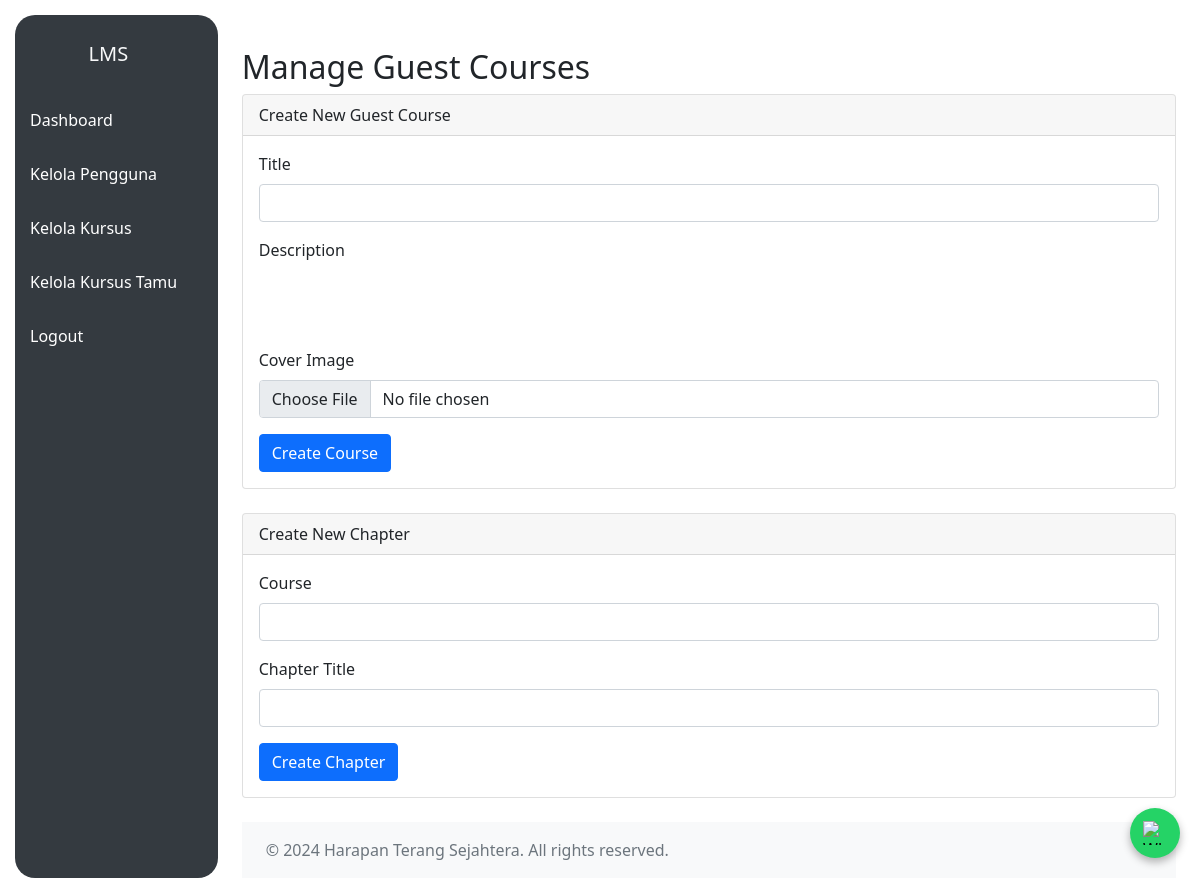
/admin/manage_courses_guest.php (signed in), run on an earlier commit of the app's database.
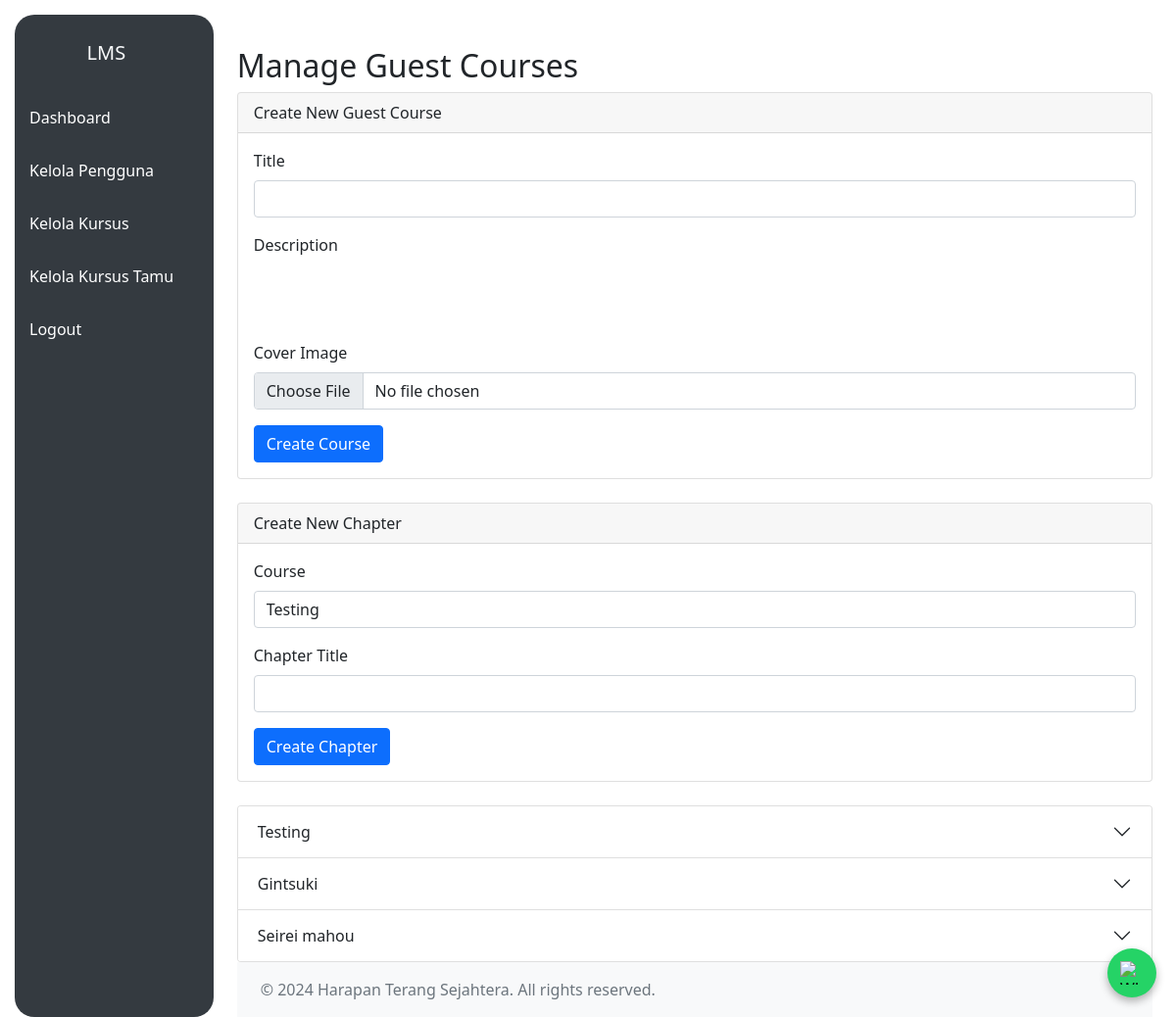
And on a later commit of the database.
### tables this page shows
CREATE TABLE `courses_guest` (
  `id` int(11) NOT NULL,
  `title` varchar(255) NOT NULL,
  `description` text NOT NULL,
  `instructor_id` int(11) NOT NULL,
  `cover_image` varchar(255) DEFAULT NULL,
  `created_at` timestamp NOT NULL DEFAULT current_timestamp()
);

### admin/manage_courses_guest.php (the view, shortened to what this page needs)
<?php
require_once '../includes/db_connect.php';
$sql_courses = "SELECT * FROM courses_guest";
$courses = $conn->query($sql_courses);
?>
<!DOCTYPE html>
<html lang="id">
<head>
    <?php include '../includes/header.php'; ?>
</head>
<body>
    <?php include '../includes/header.php'; ?>
    <div class="d-flex" id="wrapper">
        <?php include '../includes/navbar.php'; ?>
    <div class="container mt-5">
        <h2>Manage Guest Courses</h2>
        <div class="card mb-4">
            <div class="card-header">Create New Guest Course</div>
            <div class="card-body">
                <form method="POST" action="" enctype="multipart/form-data">
                    <div class="mb-3">
                        <label for="title" class="form-label">Title</label>
                        <input type="text" class="form-control" id="title" name="title" required>
                    </div>
                    <div class="mb-3">
                        <label for="description" class="form-label">Description</label>
                    </div>
                    <div class="mb-3">
                        <label for="cover_image" class="form-label">Cover Image</label>
                        <input type="file" class="form-control" id="cover_image" name="cover_image">
                    </div>
                    <button type="submit" name="create_course" class="btn btn-primary">Create Course</button>
                </form>
            </div>
        </div>
        <div class="card mb-4">
            <div class="card-header">Create New Chapter</div>
            <div class="card-body">
                <form method="POST" action="">
                    <div class="mb-3">
                        <label for="course_id" class="form-label">Course</label>
                        <select class="form-control" id="course_id" name="course_id" required>
                            <?php while ($course = $courses->fetch_assoc()): ?>
                                <option value="<?= $course['id'] ?>"><?= htmlspecialchars($course['title']) ?></option>
                            <?php endwhile; ?>
                        </select>
                    </div>
                    <div class="mb-3">
                        <label for="chapter_title" class="form-label">Chapter Title</label>
                        <input type="text" class="form-control" id="chapter_title" name="chapter_title" required>
                    </div>
                    <button type="submit" name="create_chapter" class="btn btn-primary">Create Chapter</button>
                </form>
            </div>
        </div>
        <?php
        $sql_courses = "SELECT * FROM courses_guest";
        $courses = $conn->query($sql_courses);
        ?>
        <div class="accordion" id="coursesAccordion">
            <?php while ($course = $courses->fetch_assoc()): ?>
                <div class="accordion-item">
                    <h2 class="accordion-header" id="heading<?= $course['id'] ?>">
                        <button class="accordion-button collapsed" type="button" data-bs-toggle="collapse" data-bs-target="#collapse<?= $course['id'] ?>" aria-expanded="false" aria-controls="collapse<?= $course['id'] ?>">
                            <?= htmlspecialchars($course['title']) ?>
                        </button>
                    </h2>
                </div>
            <?php endwhile; ?>
        </div>
        <?php include '../includes/footer.php'; ?>
    </div>
    </div>
</body>
</html>

What changed in the data, as far as the page shows it:
added courses_guest: title "Testing"
added courses_guest: title "Gintsuki"
added courses_guest: title "Seirei mahou"
Also different on the page:
form field course_id: (not shown) → "Testing"
